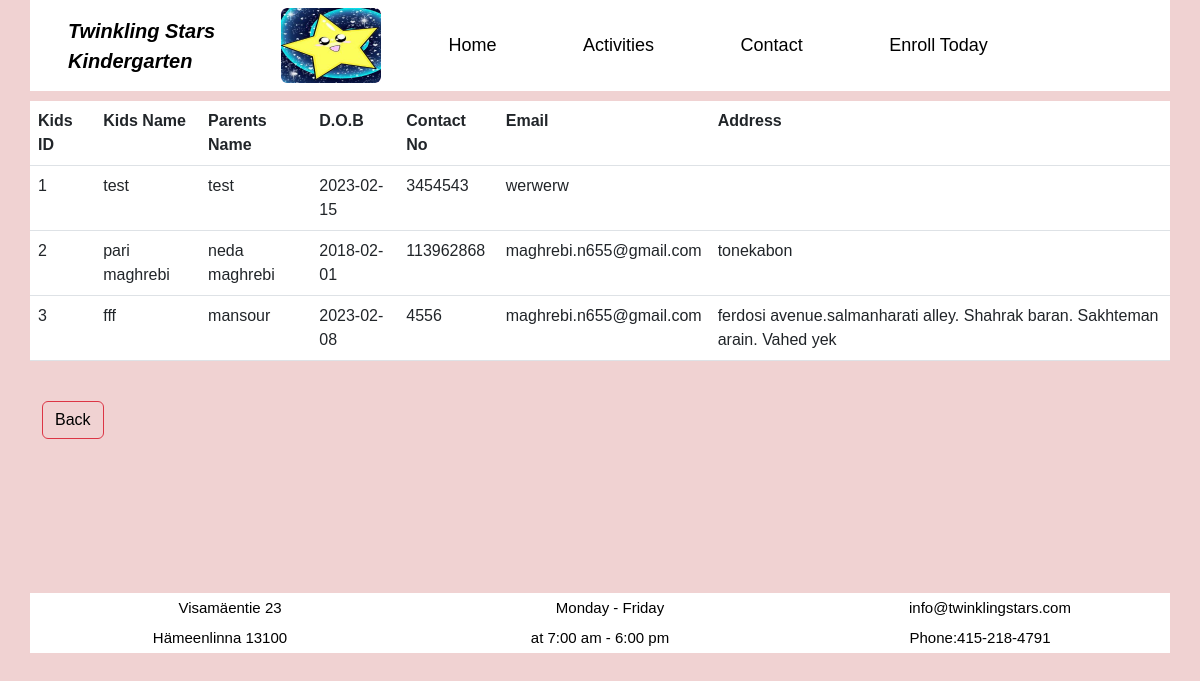
The app's page /viewkidsinfo.php, older data.
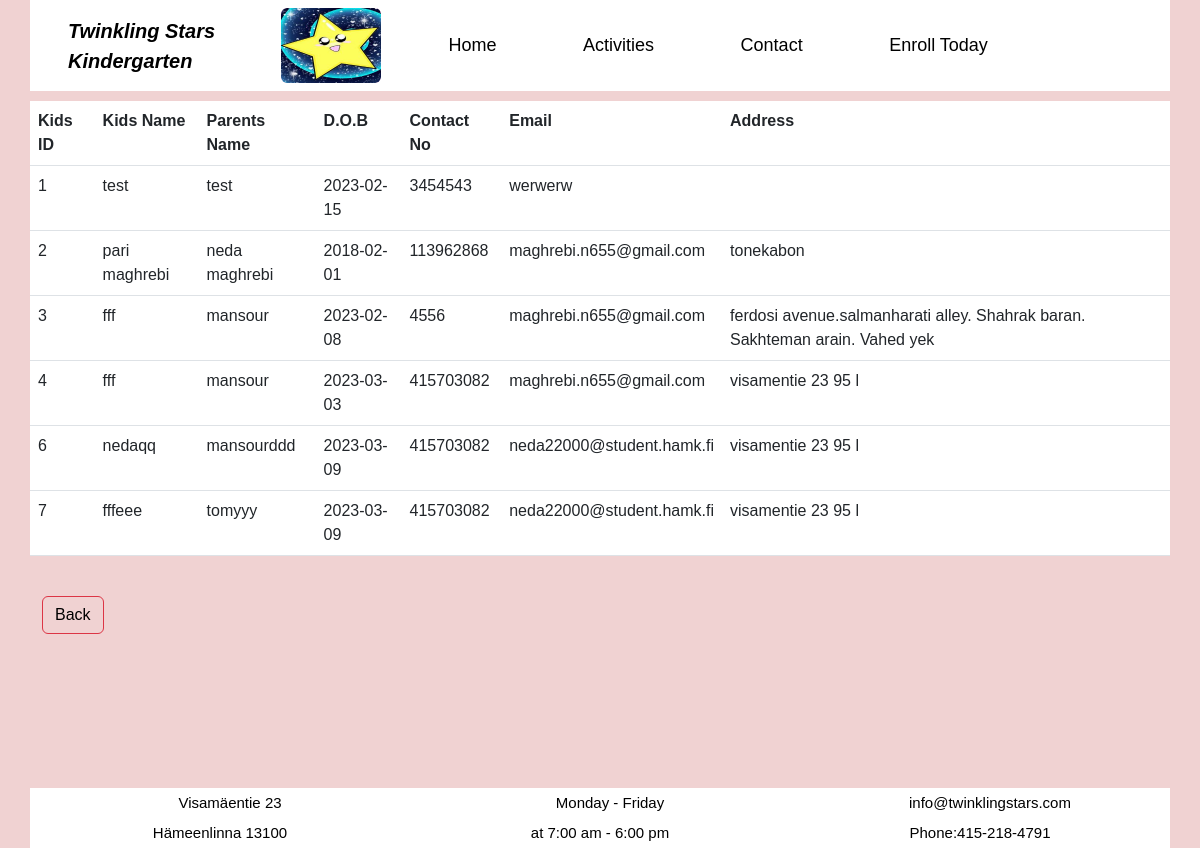
The same page, newer data.
### tables this page shows
CREATE TABLE `kidsinfo` (
  `kidsid` int NOT NULL,
  `kidsname` text NOT NULL,
  `parentsname` text NOT NULL,
  `dob` date NOT NULL,
  `phone` int NOT NULL,
  `email` text NOT NULL,
  `address` text NOT NULL
);

### viewkidsinfo.php (the view, shortened to what this page needs)
<?php
include "headerr.php";
?>
<?php
include 'db.php';
$sql = "select * from kidsinfo ";
$result = $conn->query($sql);
if($result->num_rows > 0){
    echo "
    <table class='table'>
    <tr><th>Kids ID</th><th>Kids Name</th><th>Parents Name</th><th>D.O.B</th><th>Contact No</th><th>Email</th><th>Address</th></tr>";
    while($row=$result->fetch_assoc()){
    echo"
    <tr>
    <td>$row[kidsid]</td>
    <td>$row[kidsname]</td>
    <td>$row[parentsname]</td>
    <td>$row[dob]</td>
    <td>$row[phone]</td>
    <td>$row[email]</td>
    <td>$row[address]</td>
    </tr>
     ";
    }
    echo"</table>";
}
else{
    echo"No Result";
}
?>
<div class="col-md-6">
<br>
<a class="btn btn-danger" href="createkidsinfo.php" role="button">Back</a>
</div>
<br> <br> <br> <br> <br> <br> <br> <br> <br>
<?php
include "footer1.php";
?>

Row changes from the older to the newer data that the page shows:
added kidsinfo: kidsid "4", kidsname "fff", parentsname "mansour", dob "2023-03-03", phone "415703082", email "maghrebi.n655@gmail.com", address "visamentie 23 95 l"
added kidsinfo: kidsid "6", kidsname "nedaqq", parentsname "mansourddd", dob "2023-03-09", phone "415703082", email "neda22000@student.hamk.fi", address "visamentie 23 95 l"
added kidsinfo: kidsid "7", kidsname "fffeee", parentsname "tomyyy", dob "2023-03-09", phone "415703082", email "neda22000@student.hamk.fi", address "visamentie 23 95 l"
